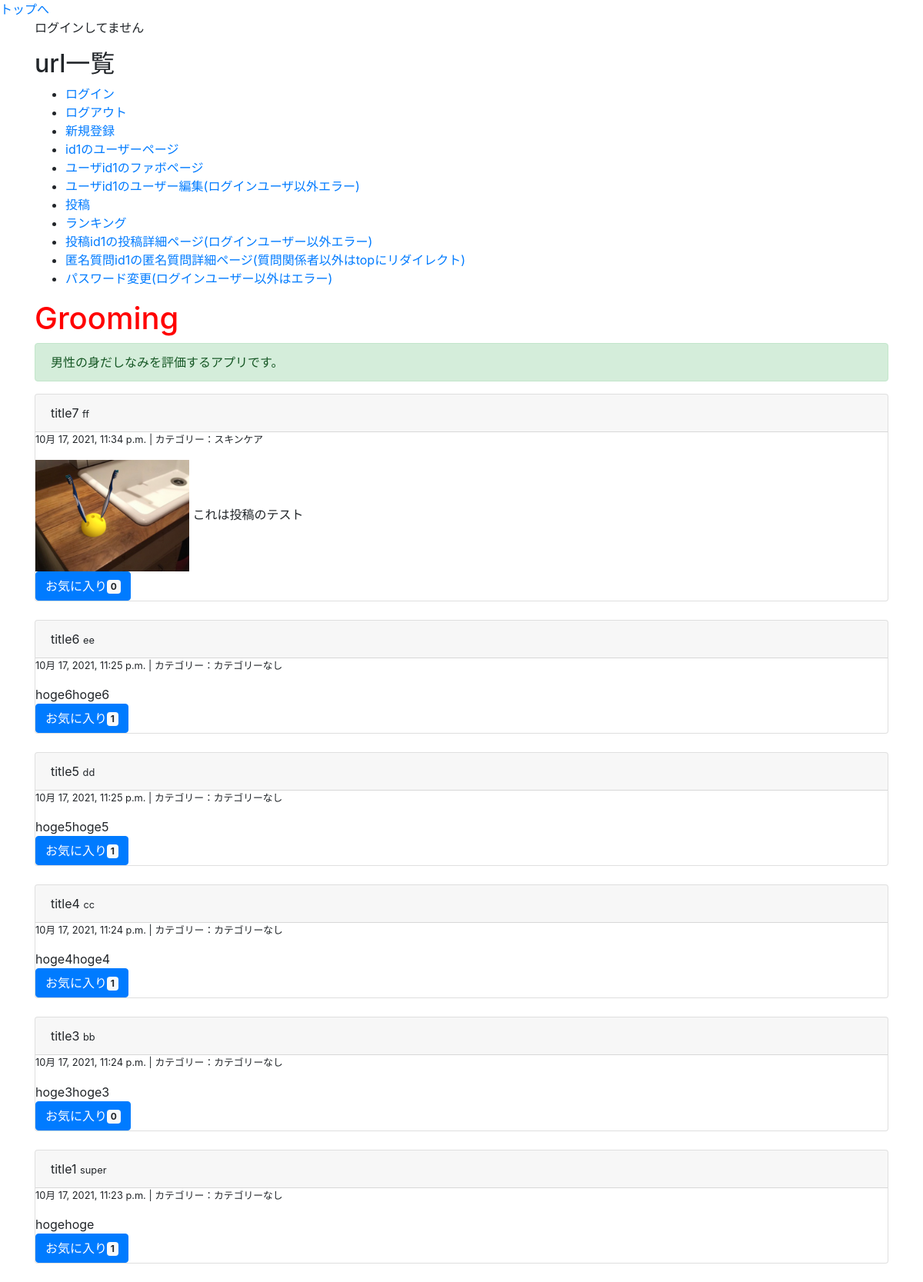
The page / on the database its author committed.
### groomings/models.py (models this page shows, shortened)
class Date(models.Model):
    created_at = models.DateTimeField(default=now)
    class Meta:
        abstract = True

class Post(Date):
    title = models.CharField(max_length=30, null=True, blank=True)
    image = models.FileField(upload_to='post_image/', null=True)
    text = models.TextField(null=True, blank=True)
    user = models.ForeignKey(
        'User', on_delete=models.CASCADE, related_name="user_post"
    )
    favorite = models.ManyToManyField(User, related_name="user_favo_post")
    category = models.CharField(max_length=15, default='カテゴリーなし')
    class Meta:
        db_table = 'post'

class User(AbstractBaseUser, PermissionsMixin):
    username = models.CharField(max_length=150)
    email = models.EmailField(max_length=255, unique=True)
    point = models.IntegerField(default=50)
    is_active = models.BooleanField(default=True)
    is_staff = models.BooleanField(default=False) # 管理画面にログインできるかどうか
    USERNAME_FIELD = 'email' # このテーブルのレコードを一意に識別
    REQUIRED_FIELDS = ['username'] # スーパーユーザー作成時に入力する(emailとパスワードは必須だからそれ以外で)
    objects = UserManager()

### groomings/views.py (the view)
# urls.py: path(r'', views.top, name = 'top'), # タイムライン
def top(request):
    posts = Post.objects.order_by('-created_at')
    return render(request, 'groomings/top.html', context={"posts": posts})

### groomings/templatetags/tag_event.py (called while the page is built)
@register.filter(name="count_favo")
def count_favo(post):
    return post.favorite.all().count()

### groomings/templates/groomings/top.html (shortened to what this page needs)
{% extends "groomings/base.html" %}
{% load tag_event %}
{% block content %}
{% if user.is_authenticated %}
  <p>ログインしてます</p>
  <p>ログインユーザー:{{ request.user.username }}</p>
{% else %}
  <p>ログインしてません</p>
{% endif %}
<h2>url一覧</h2>
<ul>
  <li><a href="{% url 'groomings:login' %}">ログイン</a></li>
  <li><a href="{% url 'groomings:login' %}">ログアウト</a></li>
  <li><a href="{% url 'groomings:signup' %}">新規登録</a></li>
  <li><a href="{% url 'groomings:user' 1 %}">id1のユーザーページ</a></li>
  <li><a href="{% url 'groomings:user_favo' 1 %}">ユーザid1のファボページ</a></li>
  <li><a href="{% url 'groomings:edit_user' %}">ユーザid1のユーザー編集(ログインユーザ以外エラー)</a></li>
  <li><a href="{% url 'groomings:create_post' %}">投稿</a></li>
  <li><a href="{% url 'groomings:ranking' %}">ランキング</a></li>
  <li><a href="{% url 'groomings:post_detail' 1 %}">投稿id1の投稿詳細ページ(ログインユーザー以外エラー)</a></li>
  <li><a href="{% url 'groomings:question_detail' 1 %}">匿名質問id1の匿名質問詳細ページ(質問関係者以外はtopにリダイレクト)</a></li>
  <li><a href="{% url 'groomings:change_password' %}">パスワード変更(ログインユーザー以外はエラー)</a></li>
</ul>
  <h1>Grooming</h1>
  <p class= "alert alert-success">男性の身だしなみを評価するアプリです。</p>
  {% for post in posts %}
    <div class="post card">
      <div class="card-header">
        {{ post.title }}
        <small>{{ post.user.username }}</small>
      </div>
      <div class="body">
        <p class="small">{{ post.created_at }} | カテゴリー：{{ post.category }}</p>
        {% if post.image %}
          <img src="{{ post.image.url }}" width="200">
        {% endif %}
        <span>{{ post.text }}</span><br>
        <button class="btn btn-primary">お気に入り<span class="badge badge-light">{{ post | count_favo }}</span></button>
      </div>
    </div>
    <br>
  {% endfor %}
{% endblock %}

### groomings/static/base.css (style rules this page uses)
h1 { color: red; }

### rows shown on the page
Post: title "title7", user.username "ff", created_at "10月 17, 2021, 11:34 p.m.", category "スキンケア", image (picture), text "これは投稿のテスト", id "0"
Post: title "title6", user.username "ee", created_at "10月 17, 2021, 11:25 p.m.", category "カテゴリーなし", text "hoge6hoge6", id "1"
Post: title "title5", user.username "dd", created_at "10月 17, 2021, 11:25 p.m.", category "カテゴリーなし", text "hoge5hoge5", id "1"
Post: title "title4", user.username "cc", created_at "10月 17, 2021, 11:24 p.m.", category "カテゴリーなし", text "hoge4hoge4", id "1"
Post: title "title3", user.username "bb", created_at "10月 17, 2021, 11:24 p.m.", category "カテゴリーなし", text "hoge3hoge3", id "0"
Post: title "title1", user.username "super", created_at "10月 17, 2021, 11:23 p.m.", category "カテゴリーなし", text "hogehoge", id "1"
